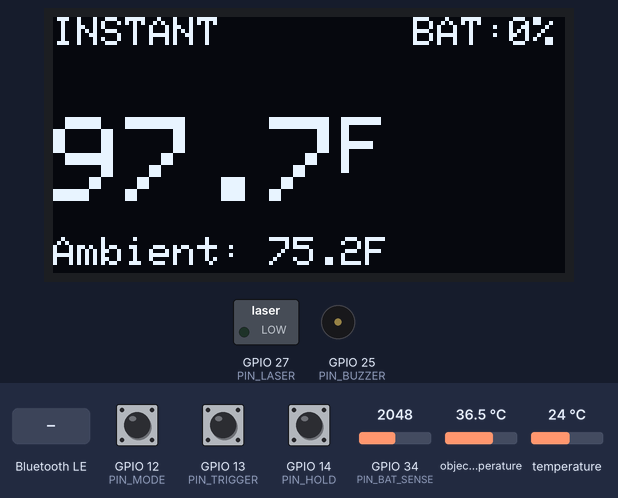
A program run on a simulated ESP32. Shown: 128×64 one-colour display, switched loads named in the program (green lamp = pin HIGH), buzzer (waves = sounding). Inputs (shaded band) come from the test bench; at power-on: GPIO 14 (PIN_HOLD) HIGH, GPIO 12 (PIN_MODE) HIGH, temperature 24 °C, GPIO 13 (PIN_TRIGGER) HIGH, GPIO 34 (PIN_BAT_SENSE) = 2048, object temperature 36.5 °C. Nothing arrives over Bluetooth unless stated; a phone connects over Bluetooth LE 3 s after start; what the program prints to the serial monitor is not drawn.

Above: at 2.3 s.
2.4 s: GPIO 14 (PIN_HOLD) pulled LOW for 3.2 s
At 6.9 s:
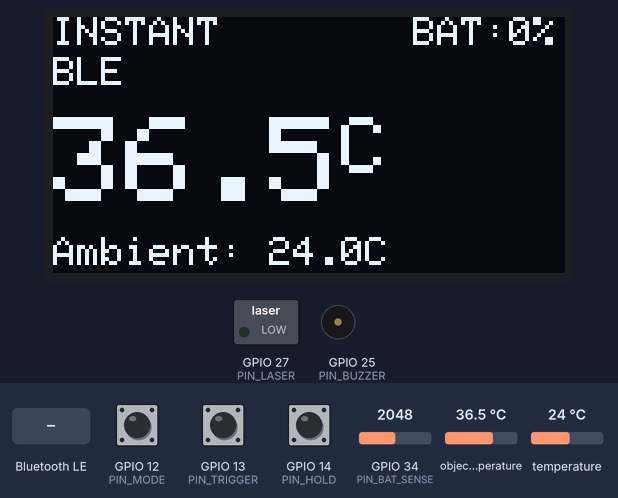
7.2 s: GPIO 12 (PIN_MODE) pulled LOW for 0.15 s
At 8.4 s:
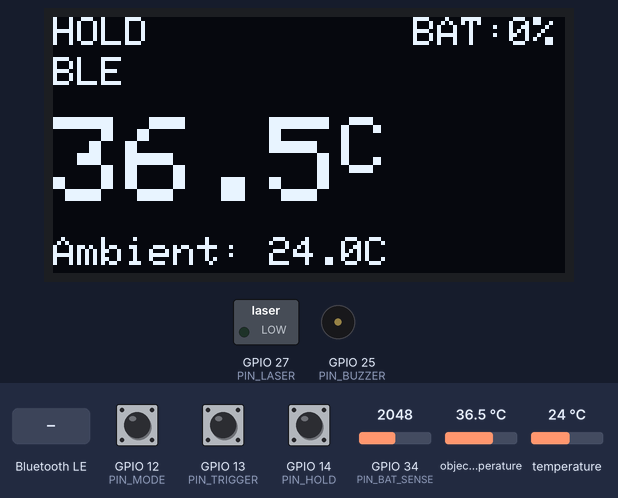
8.9 s: Bluetooth LE write "UNIT:F" received
At 9.6 s:
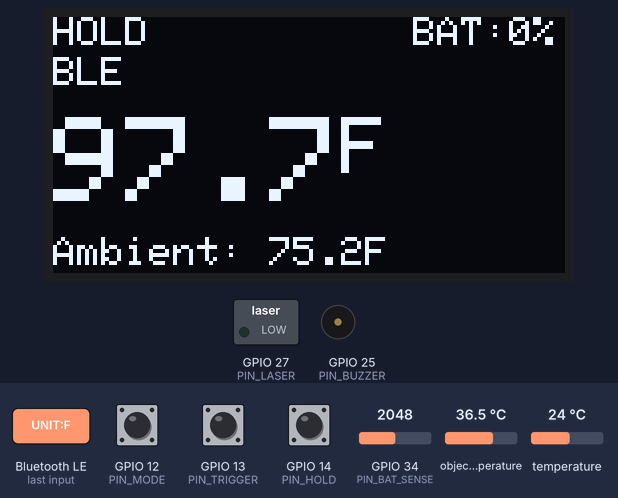
10.5 s: temperature set to 12 °C
At 10.9 s:
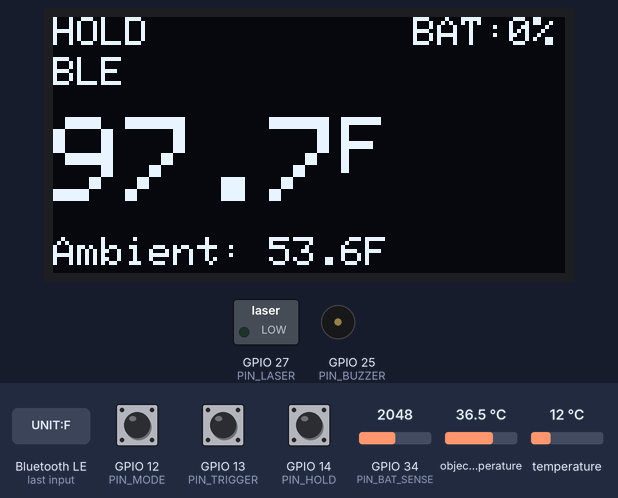
12.1 s: Bluetooth LE write "UNIT:C" received
At 13.3 s:
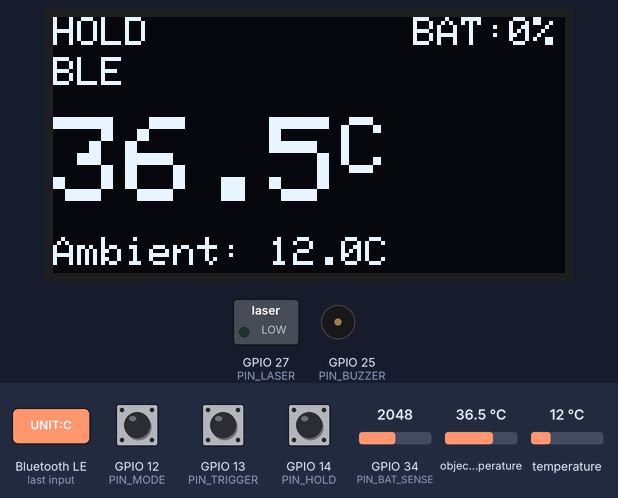
13.7 s: GPIO 12 (PIN_MODE) pulled LOW for 1 s
At 15.4 s:
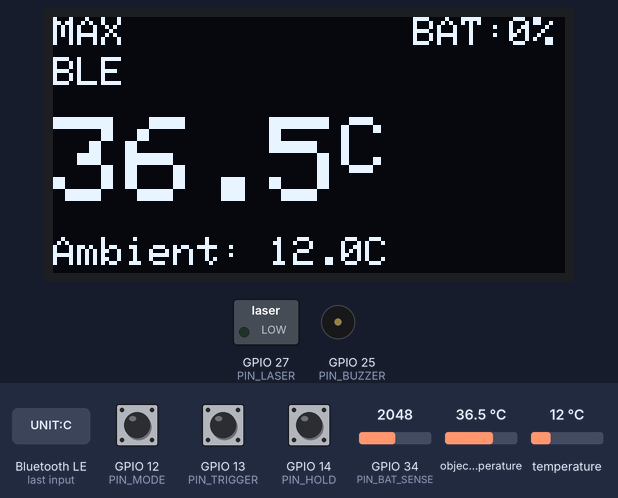
Timing chart, 0 to 16.9 s (numbered marks = the images above; inputs shaded):
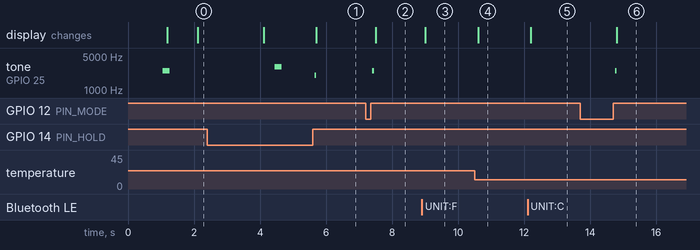

Measured:
- after the input at 2.4 s, tone on GPIO 25 (PIN_BUZZER): silent → 3000 Hz after 2.1 s, → silent 0.20 s later, → 2000 Hz 1.0 s later, → silent 0.05 s later; the display: first differs from a run without the input after 3.3 s (image 1)
- after the input at 7.2 s, tone on GPIO 25 (PIN_BUZZER): silent → 2500 Hz after 0.20 s, → silent 0.05 s later; the display: changes after 0.30 s (image 2)
- after the input at 8.9 s, the display: changes after 0.10 s (image 3)
- after the input at 10.5 s, the display: changes after 0.10 s (image 4)
- after the input at 12.1 s, the display: changes after 0.10 s (image 5)
- after the input at 13.7 s, tone on GPIO 25 (PIN_BUZZER): silent → 2500 Hz after 1.1 s, → silent 0.05 s later; the display: changes after 1.1 s (image 6)

The program:

main.cpp
```cpp
#include <Arduino.h>
#include <Wire.h>
#include <Adafruit_MLX90614.h>
#include <Adafruit_GFX.h>
#include <Adafruit_SSD1306.h>
#include <NimBLEDevice.h>
#include <ArduinoJson.h>
#include "config.h"

// ==================== Global Objects ====================

Adafruit_MLX90614 mlx = Adafruit_MLX90614();
Adafruit_SSD1306 display(SCREEN_WIDTH, SCREEN_HEIGHT, &Wire, OLED_RESET);

NimBLEServer* pServer = nullptr;
NimBLECharacteristic* pTempChar = nullptr;
NimBLECharacteristic* pCmdChar = nullptr;

// ==================== State Variables ====================

// Temperature data
float currentTempF = 0.0;
float ambientTempF = 0.0;
float maxTempF = -999.0;
float minTempF = 999.0;
float heldTempF = 0.0;

// Display mode
bool useFahrenheit = true;
MeasurementMode currentMode = MODE_INSTANT;

// Button states
struct ButtonState {
    bool lastState;
    bool currentState;
    unsigned long lastDebounceTime;
    unsigned long pressStartTime;
    bool longPressHandled;
};

ButtonState triggerBtn = {HIGH, HIGH, 0, 0, false};
ButtonState modeBtn = {HIGH, HIGH, 0, 0, false};
ButtonState holdBtn = {HIGH, HIGH, 0, 0, false};

// Battery level
int batteryPercent = 100;

// BLE connection status
bool bleConnected = false;

// Timing
unsigned long lastTempRead = 0;
unsigned long lastDisplayUpdate = 0;
unsigned long lastBleNotify = 0;

// ==================== BLE Callbacks ====================

class ServerCallbacks : public NimBLEServerCallbacks {
    void onConnect(NimBLEServer* pServer) {
        bleConnected = true;
        Serial.println("BLE client connected");
    }

    void onDisconnect(NimBLEServer* pServer) {
        bleConnected = false;
        Serial.println("BLE client disconnected");
        // Restart advertising
        NimBLEDevice::startAdvertising();
    }
};

class CharacteristicCallbacks : public NimBLECharacteristicCallbacks {
    void onWrite(NimBLECharacteristic* pCharacteristic) {
        std::string value = pCharacteristic->getValue();
        if (value.length() > 0) {
            String cmd = String(value.c_str());
            Serial.print("Received command: ");
            Serial.println(cmd);

            // Parse string commands per BLE protocol
            // Expected commands: EMIT:0.95, UNIT:F, UNIT:C, RESET, LASER:ON, LASER:OFF

            if (cmd.startsWith("EMIT:")) {
                // Set emissivity (e.g., "EMIT:0.95")
                float emissivity = cmd.substring(5).toFloat();
                if (emissivity >= 0.10 && emissivity <= 1.00) {
                    // Note: Writing emissivity to MLX90614 EEPROM requires caution
                    // Limited write cycles (~100k), and incorrect value can brick sensor
                    // mlx.writeEmissivity(emissivity);  // DANGER: Use with extreme caution!
                    Serial.printf("Emissivity command received: %.2f (not written to EEPROM)\n", emissivity);
                    // TODO: If needed, implement RAM-only emissivity compensation
                } else {
                    Serial.printf("Invalid emissivity: %.2f (must be 0.10-1.00)\n", emissivity);
                }
            }
            else if (cmd == "UNIT:F") {
                // Set Fahrenheit
                useFahrenheit = true;
                Serial.println("Unit set to Fahrenheit via BLE");
            }
            else if (cmd == "UNIT:C") {
                // Set Celsius
                useFahrenheit = false;
                Serial.println("Unit set to Celsius via BLE");
            }
            else if (cmd == "RESET") {
                // Reset min/max values
                maxTempF = currentTempF;
                minTempF = currentTempF;
                playTone(BUZZ_FREQ_RESET, BUZZ_DURATION_MS);
                Serial.println("Max/Min reset via BLE");
            }
            else if (cmd == "LASER:ON") {
                // Turn laser on (note: physical trigger button will override)
                digitalWrite(PIN_LASER, HIGH);
                Serial.println("Laser ON via BLE");
            }
            else if (cmd == "LASER:OFF") {
                // Turn laser off
                digitalWrite(PIN_LASER, LOW);
                Serial.println("Laser OFF via BLE");
            }
            else {
                Serial.print("Unknown command: ");
                Serial.println(cmd);
            }
        }
    }
};

// ==================== Helper Functions ====================

void playTone(int frequency, int duration) {
    tone(PIN_BUZZER, frequency, duration);
}

float celsiusToFahrenheit(float c) {
    return (c * 9.0 / 5.0) + 32.0;
}

float fahrenheitToCelsius(float f) {
    return (f - 32.0) * 5.0 / 9.0;
}

int readBatteryPercent() {
    long sum = 0;
    for (int i = 0; i < BAT_ADC_SAMPLES; i++) {
        sum += analogRead(PIN_BAT_SENSE);
        delay(1);
    }
    float adcValue = sum / (float)BAT_ADC_SAMPLES;

    // Convert ADC to voltage (ESP32 ADC: 0-4095 = 0-3.3V)
    float voltage = (adcValue / 4095.0) * 3.3 * BAT_VOLTAGE_DIVIDER_RATIO;

    // Map voltage to percentage
    int percent = (int)((voltage - BAT_MIN_VOLTAGE) / (BAT_MAX_VOLTAGE - BAT_MIN_VOLTAGE) * 100.0);
    return constrain(percent, 0, 100);
}

void updateButton(ButtonState &btn, int pin) {
    bool reading = digitalRead(pin);

    if (reading != btn.lastState) {
        btn.lastDebounceTime = millis();
    }

    if ((millis() - btn.lastDebounceTime) > DEBOUNCE_MS) {
        if (reading != btn.currentState) {
            btn.currentState = reading;

            if (btn.currentState == LOW) {
                // Button pressed
                btn.pressStartTime = millis();
                btn.longPressHandled = false;
            }
        }
    }

    btn.lastState = reading;
}

bool isButtonPressed(ButtonState &btn) {
    return (btn.currentState == LOW && btn.lastState == HIGH);
}

bool isButtonReleased(ButtonState &btn) {
    return (btn.currentState == HIGH && btn.lastState == LOW);
}

bool isButtonHeld(ButtonState &btn) {
    return (btn.currentState == LOW);
}

bool isLongPress(ButtonState &btn) {
    if (btn.currentState == LOW && !btn.longPressHandled) {
        if ((millis() - btn.pressStartTime) >= LONG_PRESS_MS) {
            btn.longPressHandled = true;
            return true;
        }
    }
    return false;
}

void sendBleData() {
    if (!bleConnected || pTempChar == nullptr) return;

    JsonDocument doc;

    // Select temperature based on mode
    float displayTemp = currentTempF;
    switch (currentMode) {
        case MODE_HOLD:
            displayTemp = heldTempF;
            break;
        case MODE_MAX:
            displayTemp = maxTempF;
            break;
        case MODE_MIN:
            displayTemp = minTempF;
            break;
        default:
            displayTemp = currentTempF;
            break;
    }

    doc["temp"] = round(displayTemp * 10) / 10.0;
    doc["amb"] = round(ambientTempF * 10) / 10.0;
    doc["max"] = round(maxTempF * 10) / 10.0;
    doc["min"] = round(minTempF * 10) / 10.0;
    doc["bat"] = batteryPercent;
    doc["mode"] = (int)currentMode;
    doc["unit"] = useFahrenheit ? "F" : "C";

    String jsonString;
    serializeJson(doc, jsonString);

    pTempChar->setValue(jsonString.c_str());
    pTempChar->notify();
}

void updateDisplay() {
    display.clearDisplay();
    display.setTextColor(SSD1306_WHITE);

    // Top bar: Mode and battery
    display.setTextSize(1);
    display.setCursor(0, 0);

    const char* modeNames[] = {"INSTANT", "HOLD", "MAX", "MIN"};
    display.print(modeNames[currentMode]);

    // Battery indicator
    display.setCursor(90, 0);
    display.print("BAT:");
    display.print(batteryPercent);
    display.print("%");

    // BLE status
    if (bleConnected) {
        display.setCursor(0, 10);
        display.print("BLE");
    }

    // Main temperature reading
    float displayTemp = currentTempF;
    float displayAmbient = ambientTempF;

    switch (currentMode) {
        case MODE_HOLD:
            displayTemp = heldTempF;
            break;
        case MODE_MAX:
            displayTemp = maxTempF;
            break;
        case MODE_MIN:
            displayTemp = minTempF;
            break;
        default:
            break;
    }

    // Convert to Celsius if needed
    if (!useFahrenheit) {
        displayTemp = fahrenheitToCelsius(displayTemp);
        displayAmbient = fahrenheitToCelsius(displayAmbient);
    }

    // Large temperature display
    display.setTextSize(3);
    display.setCursor(0, 25);

    if (displayTemp > -999 && displayTemp < 999) {
        display.print(displayTemp, 1);
        display.setTextSize(2);
        display.print(useFahrenheit ? "F" : "C");
    } else {
        display.setTextSize(2);
        display.print("--.-");
    }

    // Ambient temperature
    display.setTextSize(1);
    display.setCursor(0, 55);
    display.print("Ambient: ");
    display.print(displayAmbient, 1);
    display.print(useFahrenheit ? "F" : "C");

    display.display();
}

// ==================== Setup ====================

void setup() {
    Serial.begin(115200);
    Serial.println("\n=== Tire Temperature Gun ===");

    // Initialize pins
    pinMode(PIN_TRIGGER, INPUT_PULLUP);
    pinMode(PIN_MODE, INPUT_PULLUP);
    pinMode(PIN_HOLD, INPUT_PULLUP);
    pinMode(PIN_LASER, OUTPUT);
    pinMode(PIN_BUZZER, OUTPUT);
    pinMode(PIN_BAT_SENSE, INPUT);

    digitalWrite(PIN_LASER, LOW);

    // Initialize I2C
    Wire.begin(PIN_SDA, PIN_SCL);
    Wire.setClock(400000);  // 400kHz Fast Mode

    // Initialize MLX90614
    Serial.println("Initializing MLX90614...");
    if (!mlx.begin()) {
        Serial.println("ERROR: MLX90614 not found!");
        while (1) {
            playTone(1000, 100);
            delay(500);
        }
    }
    Serial.println("MLX90614 initialized");

    // Set emissivity for rubber tires
    // Note: Emissivity setting requires writing to EEPROM, use with caution
    // mlx.writeEmissivity(DEFAULT_EMISSIVITY);

    // Initialize display
    Serial.println("Initializing SSD1306...");
    if (!display.begin(SSD1306_SWITCHCAPVCC, SSD1306_ADDR)) {
        Serial.println("ERROR: SSD1306 not found!");
        while (1) {
            playTone(1500, 100);
            delay(500);
        }
    }
    Serial.println("SSD1306 initialized");

    display.clearDisplay();
    display.setTextSize(1);
    display.setTextColor(SSD1306_WHITE);
    display.setCursor(0, 0);
    display.println("Tire Temp Gun");
    display.println("Initializing...");
    display.display();
    delay(1000);

    // Initialize BLE
    Serial.println("Initializing BLE...");
    NimBLEDevice::init(BLE_DEVICE_NAME);

    // Create BLE Server
    pServer = NimBLEDevice::createServer();
    pServer->setCallbacks(new ServerCallbacks());

    // Create BLE Service
    NimBLEService* pService = pServer->createService(SERVICE_UUID);

    // Temperature characteristic (Read + Notify)
    pTempChar = pService->createCharacteristic(
        CHAR_TEMP_UUID,
        NIMBLE_PROPERTY::READ | NIMBLE_PROPERTY::NOTIFY
    );

    // Command characteristic (Write)
    pCmdChar = pService->createCharacteristic(
        CHAR_CMD_UUID,
        NIMBLE_PROPERTY::WRITE
    );
    pCmdChar->setCallbacks(new CharacteristicCallbacks());

    // Start service
    pService->start();

    // Start advertising
    NimBLEAdvertising* pAdvertising = NimBLEDevice::getAdvertising();
    pAdvertising->addServiceUUID(SERVICE_UUID);
    pAdvertising->setScanResponse(true);
    pAdvertising->start();

    Serial.println("BLE advertising started");
    Serial.print("Device name: ");
    Serial.println(BLE_DEVICE_NAME);

    // Startup beep
    playTone(BUZZ_FREQ_MODE, 100);
    delay(100);
    playTone(BUZZ_FREQ_MODE, 100);

    Serial.println("Ready!");
}

// ==================== Main Loop ====================

void loop() {
    unsigned long now = millis();

    // Read temperature sensor
    if (now - lastTempRead >= TEMP_READ_INTERVAL_MS) {
        lastTempRead = now;

        float objTempC = mlx.readObjectTempC();
        float ambTempC = mlx.readAmbientTempC();

        // Convert to Fahrenheit (store internally as F)
        currentTempF = celsiusToFahrenheit(objTempC);
        ambientTempF = celsiusToFahrenheit(ambTempC);

        // Update max/min tracking
        if (currentMode == MODE_INSTANT || currentMode == MODE_HOLD) {
            if (currentTempF > maxTempF || maxTempF < -900) {
                maxTempF = currentTempF;
            }
            if (currentTempF < minTempF || minTempF > 900) {
                minTempF = currentTempF;
            }
        }

        // Read battery level (less frequently)
        static int tempReadCount = 0;
        if (++tempReadCount >= 10) {  // Every 1 second
            tempReadCount = 0;
            batteryPercent = readBatteryPercent();
        }
    }

    // Handle buttons
    updateButton(triggerBtn, PIN_TRIGGER);
    updateButton(modeBtn, PIN_MODE);
    updateButton(holdBtn, PIN_HOLD);

    // Trigger button: Control laser
    if (isButtonHeld(triggerBtn)) {
        digitalWrite(PIN_LASER, HIGH);
    } else {
        digitalWrite(PIN_LASER, LOW);
    }

    // Mode button: Cycle through modes
    static bool modeBtnWasPressed = false;
    if (modeBtn.currentState == LOW && modeBtn.lastState == HIGH) {
        modeBtnWasPressed = true;
    }
    if (modeBtn.currentState == HIGH && modeBtnWasPressed) {
        modeBtnWasPressed = false;

        // Cycle mode
        currentMode = (MeasurementMode)((currentMode + 1) % 4);

        // Capture current temp for HOLD mode
        if (currentMode == MODE_HOLD) {
            heldTempF = currentTempF;
        }

        playTone(BUZZ_FREQ_MODE, BUZZ_DURATION_MS);
        Serial.print("Mode changed to: ");
        Serial.println(currentMode);
    }

    // Hold button: Toggle F/C or reset max/min on long press
    if (isLongPress(holdBtn)) {
        // Long press: Reset max/min
        maxTempF = currentTempF;
        minTempF = currentTempF;
        playTone(BUZZ_FREQ_RESET, 200);
        Serial.println("Max/Min reset");
    } else {
        static bool holdBtnWasPressed = false;
        if (holdBtn.currentState == LOW && holdBtn.lastState == HIGH) {
            holdBtnWasPressed = true;
        }
        if (holdBtn.currentState == HIGH && holdBtnWasPressed) {
            holdBtnWasPressed = false;

            // Short press: Toggle unit
            useFahrenheit = !useFahrenheit;
            playTone(BUZZ_FREQ_BUTTON, BUZZ_DURATION_MS);
            Serial.print("Unit changed to: ");
            Serial.println(useFahrenheit ? "Fahrenheit" : "Celsius");
        }
    }

    // Update display
    if (now - lastDisplayUpdate >= DISPLAY_UPDATE_INTERVAL_MS) {
        lastDisplayUpdate = now;
        updateDisplay();
    }

    // Send BLE data
    if (bleConnected && (now - lastBleNotify >= BLE_NOTIFY_INTERVAL_MS)) {
        lastBleNotify = now;
        sendBleData();
    }

    // Small delay to prevent WDT issues
    delay(1);
}
```

config.h
```cpp
#ifndef CONFIG_H
#define CONFIG_H

// ==================== Pin Definitions ====================

// I2C Bus (shared by MLX90614 and SSD1306)
#define PIN_SDA 21
#define PIN_SCL 22

// I2C Device Addresses
#define MLX90614_ADDR 0x5A
#define SSD1306_ADDR 0x3C

// Buttons (all with internal pull-up)
#define PIN_TRIGGER 13
#define PIN_MODE 12
#define PIN_HOLD 14

// Laser module (active HIGH)
#define PIN_LASER 27

// Piezo buzzer
#define PIN_BUZZER 25

// Battery voltage sense (ADC)
#define PIN_BAT_SENSE 34

// ==================== Hardware Constants ====================

// Display settings
#define SCREEN_WIDTH 128
#define SCREEN_HEIGHT 64
#define OLED_RESET -1  // No reset pin

// Battery monitoring
#define BAT_VOLTAGE_DIVIDER_RATIO 2.0  // R1=R2, voltage divider ratio
#define BAT_MAX_VOLTAGE 4.2            // Li-ion full charge
#define BAT_MIN_VOLTAGE 3.3            // Li-ion cutoff
#define BAT_ADC_SAMPLES 16             // Averaging for stable reading

// Button debouncing
#define DEBOUNCE_MS 50
#define LONG_PRESS_MS 2000

// ==================== Measurement Settings ====================

// MLX90614 settings
#define DEFAULT_EMISSIVITY 0.95  // Rubber tire emissivity
#define TEMP_READ_INTERVAL_MS 100  // 10 Hz sampling

// Temperature ranges (Fahrenheit)
#define TEMP_MIN_F -40.0
#define TEMP_MAX_F 500.0

// Display update
#define DISPLAY_UPDATE_INTERVAL_MS 100

// ==================== BLE Settings ====================

// BLE device name
#define BLE_DEVICE_NAME "TireTempGun"

// BLE Service and Characteristic UUIDs
// Service UUID - MUST match @crewchiefsteve/ble package
// See packages/ble/src/constants/uuids.ts
#define SERVICE_UUID "4fafc201-0005-459e-8fcc-c5c9c331914b"
#define CHAR_TEMP_UUID "beb5483e-36e1-4688-b7f5-ea07361b26a8"  // Notify
#define CHAR_CMD_UUID "beb5483e-36e1-4688-b7f5-ea07361b26a9"   // Write

// BLE transmission interval
#define BLE_NOTIFY_INTERVAL_MS 250  // 4 Hz when connected

// ==================== Buzzer Settings ====================

// Buzzer feedback tones
#define BUZZ_FREQ_BUTTON 2000  // Button press
#define BUZZ_FREQ_MODE 2500    // Mode change
#define BUZZ_FREQ_RESET 3000   // Max/Min reset
#define BUZZ_DURATION_MS 50

// ==================== Measurement Modes ====================

enum MeasurementMode {
    MODE_INSTANT = 0,  // Live temperature
    MODE_HOLD = 1,     // Freeze last reading
    MODE_MAX = 2,      // Track maximum
    MODE_MIN = 3       // Track minimum
};

#endif // CONFIG_H
```
